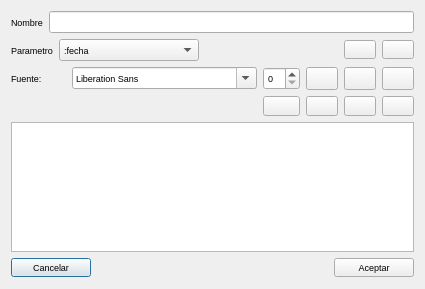
<?xml version="1.0" encoding="UTF-8"?>
<ui version="4.0">
 <class>editParamDlg</class>
 <widget class="QDialog" name="editParamDlg">
  <property name="geometry">
   <rect>
    <x>0</x>
    <y>0</y>
    <width>425</width>
    <height>289</height>
   </rect>
  </property>
  <property name="maximumSize">
   <size>
    <width>425</width>
    <height>289</height>
   </size>
  </property>
  <property name="font">
   <font>
    <pointsize>7</pointsize>
   </font>
  </property>
  <property name="windowTitle">
   <string>Configurar parametros</string>
  </property>
  <property name="windowIcon">
   <iconset resource="../recoverdrake.qrc">
    <normaloff>:/Imagenes/parametro.png</normaloff>:/Imagenes/parametro.png</iconset>
  </property>
  <layout class="QGridLayout" name="gridLayout_5">
   <item row="2" column="0">
    <layout class="QGridLayout" name="gridLayout_4">
     <item row="0" column="0">
      <layout class="QGridLayout" name="gridLayout_3">
       <item row="0" column="0">
        <widget class="QLabel" name="label">
         <property name="text">
          <string>Fuente:</string>
         </property>
        </widget>
       </item>
       <item row="0" column="1">
        <widget class="QFontComboBox" name="fontComboBox"/>
       </item>
      </layout>
     </item>
     <item row="0" column="1">
      <widget class="QSpinBox" name="sizeSpin"/>
     </item>
     <item row="0" column="2">
      <widget class="QPushButton" name="btnBold">
       <property name="maximumSize">
        <size>
         <width>43</width>
         <height>24</height>
        </size>
       </property>
       <property name="text">
        <string/>
       </property>
       <property name="icon">
        <iconset resource="../recoverdrake.qrc">
         <normaloff>:/Imagenes/text_bold.png</normaloff>:/Imagenes/text_bold.png</iconset>
       </property>
       <property name="iconSize">
        <size>
         <width>25</width>
         <height>25</height>
        </size>
       </property>
       <property name="checkable">
        <bool>true</bool>
       </property>
       <property name="autoDefault">
        <bool>false</bool>
       </property>
      </widget>
     </item>
     <item row="0" column="3">
      <widget class="QPushButton" name="btnItalic">
       <property name="maximumSize">
        <size>
         <width>43</width>
         <height>24</height>
        </size>
       </property>
       <property name="text">
        <string/>
       </property>
       <property name="icon">
        <iconset resource="../recoverdrake.qrc">
         <normaloff>:/Imagenes/text_italic.png</normaloff>:/Imagenes/text_italic.png</iconset>
       </property>
       <property name="iconSize">
        <size>
         <width>25</width>
         <height>25</height>
        </size>
       </property>
       <property name="checkable">
        <bool>true</bool>
       </property>
       <property name="autoDefault">
        <bool>false</bool>
       </property>
      </widget>
     </item>
     <item row="0" column="4">
      <widget class="QPushButton" name="btnUnder">
       <property name="maximumSize">
        <size>
         <width>44</width>
         <height>24</height>
        </size>
       </property>
       <property name="text">
        <string/>
       </property>
       <property name="icon">
        <iconset resource="../recoverdrake.qrc">
         <normaloff>:/Imagenes/text_underline.png</normaloff>:/Imagenes/text_underline.png</iconset>
       </property>
       <property name="iconSize">
        <size>
         <width>25</width>
         <height>25</height>
        </size>
       </property>
       <property name="checkable">
        <bool>true</bool>
       </property>
       <property name="autoDefault">
        <bool>false</bool>
       </property>
      </widget>
     </item>
     <item row="1" column="1">
      <widget class="QPushButton" name="btnColor">
       <property name="maximumSize">
        <size>
         <width>43</width>
         <height>24</height>
        </size>
       </property>
       <property name="text">
        <string/>
       </property>
       <property name="icon">
        <iconset resource="../recoverdrake.qrc">
         <normaloff>:/Imagenes/pantone.png</normaloff>:/Imagenes/pantone.png</iconset>
       </property>
       <property name="iconSize">
        <size>
         <width>25</width>
         <height>25</height>
        </size>
       </property>
       <property name="autoDefault">
        <bool>false</bool>
       </property>
      </widget>
     </item>
     <item row="1" column="2">
      <widget class="QPushButton" name="btnLeft">
       <property name="maximumSize">
        <size>
         <width>43</width>
         <height>24</height>
        </size>
       </property>
       <property name="text">
        <string/>
       </property>
       <property name="icon">
        <iconset resource="../recoverdrake.qrc">
         <normaloff>:/Imagenes/text_align_left.png</normaloff>:/Imagenes/text_align_left.png</iconset>
       </property>
       <property name="iconSize">
        <size>
         <width>25</width>
         <height>25</height>
        </size>
       </property>
       <property name="autoDefault">
        <bool>false</bool>
       </property>
      </widget>
     </item>
     <item row="1" column="3">
      <widget class="QPushButton" name="btnCenter">
       <property name="maximumSize">
        <size>
         <width>43</width>
         <height>24</height>
        </size>
       </property>
       <property name="text">
        <string/>
       </property>
       <property name="icon">
        <iconset resource="../recoverdrake.qrc">
         <normaloff>:/Imagenes/text_align_center.png</normaloff>:/Imagenes/text_align_center.png</iconset>
       </property>
       <property name="iconSize">
        <size>
         <width>25</width>
         <height>25</height>
        </size>
       </property>
       <property name="autoDefault">
        <bool>false</bool>
       </property>
      </widget>
     </item>
     <item row="1" column="4">
      <widget class="QPushButton" name="btnRigth">
       <property name="maximumSize">
        <size>
         <width>44</width>
         <height>24</height>
        </size>
       </property>
       <property name="text">
        <string/>
       </property>
       <property name="icon">
        <iconset resource="../recoverdrake.qrc">
         <normaloff>:/Imagenes/text_align_right.png</normaloff>:/Imagenes/text_align_right.png</iconset>
       </property>
       <property name="iconSize">
        <size>
         <width>25</width>
         <height>25</height>
        </size>
       </property>
       <property name="autoDefault">
        <bool>false</bool>
       </property>
       <property name="flat">
        <bool>false</bool>
       </property>
      </widget>
     </item>
     <item row="1" column="0">
      <layout class="QHBoxLayout" name="horizontalLayout_2">
       <item>
        <spacer name="horizontalSpacer_2">
         <property name="orientation">
          <enum>Qt::Horizontal</enum>
         </property>
         <property name="sizeHint" stdset="0">
          <size>
           <width>40</width>
           <height>20</height>
          </size>
         </property>
        </spacer>
       </item>
      </layout>
     </item>
    </layout>
   </item>
   <item row="0" column="0">
    <layout class="QGridLayout" name="gridLayout">
     <item row="0" column="0">
      <widget class="QLabel" name="label_3">
       <property name="text">
        <string>Nombre</string>
       </property>
      </widget>
     </item>
     <item row="0" column="1">
      <widget class="QLineEdit" name="txtNombre"/>
     </item>
    </layout>
   </item>
   <item row="4" column="0">
    <widget class="QGraphicsView" name="graphicsView"/>
   </item>
   <item row="5" column="0">
    <layout class="QHBoxLayout" name="horizontalLayout">
     <item>
      <widget class="QPushButton" name="pushButton">
       <property name="text">
        <string>Cancelar</string>
       </property>
       <property name="icon">
        <iconset resource="../recoverdrake.qrc">
         <normaloff>:/Imagenes/bad.png</normaloff>:/Imagenes/bad.png</iconset>
       </property>
       <property name="iconSize">
        <size>
         <width>25</width>
         <height>25</height>
        </size>
       </property>
      </widget>
     </item>
     <item>
      <spacer name="horizontalSpacer">
       <property name="orientation">
        <enum>Qt::Horizontal</enum>
       </property>
       <property name="sizeHint" stdset="0">
        <size>
         <width>40</width>
         <height>20</height>
        </size>
       </property>
      </spacer>
     </item>
     <item>
      <widget class="QPushButton" name="btnAceptar">
       <property name="text">
        <string>Aceptar</string>
       </property>
       <property name="icon">
        <iconset resource="../recoverdrake.qrc">
         <normaloff>:/Imagenes/good.png</normaloff>:/Imagenes/good.png</iconset>
       </property>
       <property name="iconSize">
        <size>
         <width>25</width>
         <height>25</height>
        </size>
       </property>
      </widget>
     </item>
    </layout>
   </item>
   <item row="1" column="0">
    <layout class="QGridLayout" name="gridLayout_2">
     <item row="0" column="3">
      <widget class="QPushButton" name="btnHorizontal">
       <property name="text">
        <string/>
       </property>
       <property name="icon">
        <iconset resource="../recoverdrake.qrc">
         <normaloff>:/Imagenes/text_align_left.png</normaloff>:/Imagenes/text_align_left.png</iconset>
       </property>
       <property name="iconSize">
        <size>
         <width>25</width>
         <height>25</height>
        </size>
       </property>
      </widget>
     </item>
     <item row="0" column="0">
      <widget class="QLabel" name="label_2">
       <property name="text">
        <string>Parametro</string>
       </property>
      </widget>
     </item>
     <item row="0" column="1">
      <widget class="QComboBox" name="comboBox">
       <property name="sizePolicy">
        <sizepolicy hsizetype="Expanding" vsizetype="Fixed">
         <horstretch>0</horstretch>
         <verstretch>0</verstretch>
        </sizepolicy>
       </property>
       <item>
        <property name="text">
         <string>:fecha</string>
        </property>
       </item>
       <item>
        <property name="text">
         <string>:hora</string>
        </property>
       </item>
      </widget>
     </item>
     <item row="0" column="4">
      <widget class="QPushButton" name="btnVertical">
       <property name="text">
        <string/>
       </property>
       <property name="icon">
        <iconset resource="../recoverdrake.qrc">
         <normaloff>:/Imagenes/text_align_up.png</normaloff>:/Imagenes/text_align_up.png</iconset>
       </property>
       <property name="iconSize">
        <size>
         <width>25</width>
         <height>25</height>
        </size>
       </property>
      </widget>
     </item>
     <item row="0" column="2">
      <spacer name="horizontalSpacer_3">
       <property name="orientation">
        <enum>Qt::Horizontal</enum>
       </property>
       <property name="sizeHint" stdset="0">
        <size>
         <width>40</width>
         <height>20</height>
        </size>
       </property>
      </spacer>
     </item>
    </layout>
   </item>
  </layout>
 </widget>
 <tabstops>
  <tabstop>btnAceptar</tabstop>
  <tabstop>btnBold</tabstop>
  <tabstop>btnItalic</tabstop>
  <tabstop>btnUnder</tabstop>
  <tabstop>graphicsView</tabstop>
  <tabstop>fontComboBox</tabstop>
  <tabstop>btnCenter</tabstop>
  <tabstop>btnLeft</tabstop>
  <tabstop>btnColor</tabstop>
  <tabstop>sizeSpin</tabstop>
  <tabstop>txtNombre</tabstop>
  <tabstop>btnRigth</tabstop>
 </tabstops>
 <resources>
  <include location="../recoverdrake.qrc"/>
 </resources>
 <connections/>
</ui>
